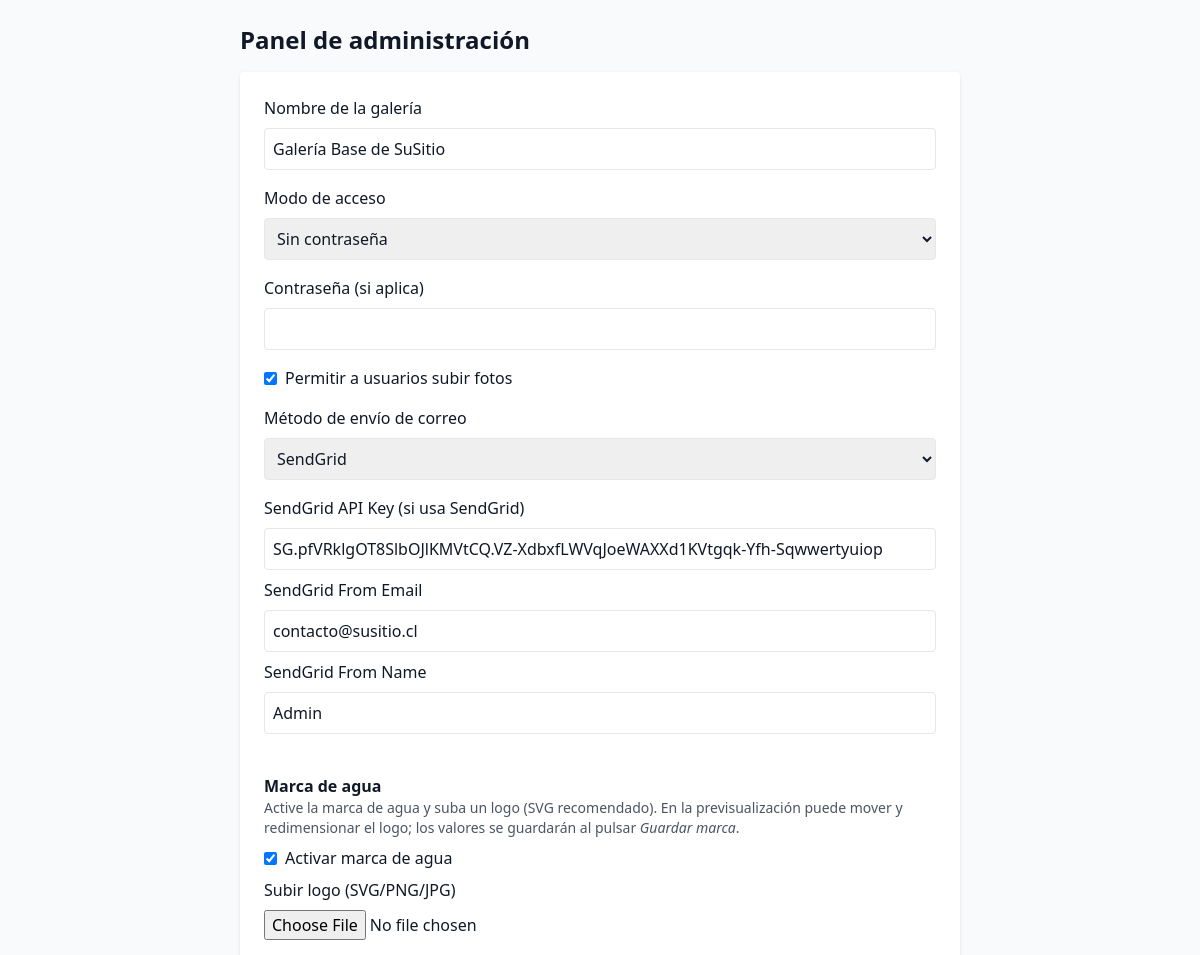
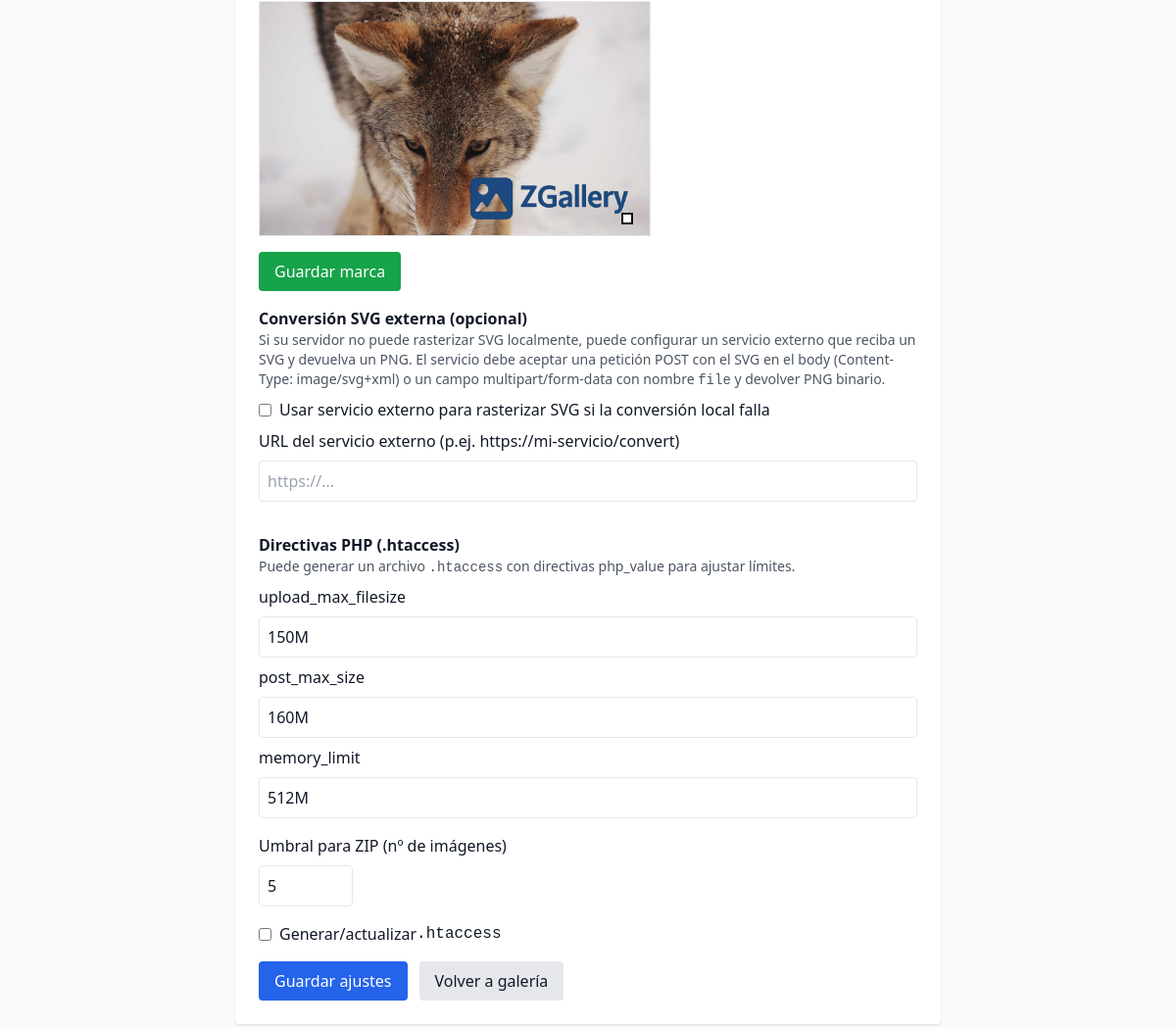
The app's page /admin.php with its own data (2 pictures, top to bottom).
### tables this page shows
CREATE TABLE `settings` (
  `id` int(10) unsigned NOT NULL AUTO_INCREMENT,
  `skey` varchar(100) NOT NULL,
  `svalue` text DEFAULT NULL,
  `updated_at` timestamp NOT NULL DEFAULT current_timestamp() ON UPDATE current_timestamp(),
  PRIMARY KEY (`id`),
  UNIQUE KEY `skey` (`skey`)
);

### config.php (called while the page is built, shortened)
<?php
$dbhost = 'localhost';
$dbname = 'susitiocl_zgalery';
$dbuser = 'root';
$dbpass = 'pass';
?>

### includes/MySQLiDatabase.php (called while the page is built, shortened)
<?php
class MySQLiDatabase
{
    private mysqli $conn;
    public function __construct(string $dbhost, string $dbuser, string $dbpass, string $dbname, string $charset = 'utf8mb4')
    {
        $this->conn = new mysqli($dbhost, $dbuser, $dbpass, $dbname);
    }
    public function query(string $sql, array $params = [])
    {
        $stmt = $this->conn->prepare($sql);
        $types = '';
        $vals = [];
        foreach ($params as $p) {
            if (is_int($p)) $types .= 'i';
            elseif (is_double($p) || is_float($p)) $types .= 'd';
            else $types .= 's';
            $vals[] = $p;
        }
        if ($types !== '') {
            $stmt->bind_param($types, ...$vals);
        }
        if (!$stmt->execute()) {
            throw new RuntimeException('MySQL execute error: ' . $stmt->error);
        }
        $result = $stmt->get_result();
        if ($result !== false) {
            return $result;
        }
        return $stmt->affected_rows >= 0;
    }
    public function fetchOne(string $sql, array $params = []): ?array
    {
        $res = $this->query($sql, $params);
        if ($res instanceof mysqli_result) {
            return $res->fetch_assoc() ?: null;
        }
        return null;
    }
}
?>

### includes/dbcon.php (called while the page is built, shortened)
<?php
require_once __DIR__ . '/MySQLiDatabase.php';
try {
    $db = new MySQLiDatabase($dbhost, $dbuser, $dbpass, $dbname);
} catch (Throwable $e) {
    die('Error al conectar a la base de datos: ' . htmlspecialchars($e->getMessage()));
}
?>

### admin.php (the view, shortened to what this page needs)
<?php
require_once 'config.php';
require_once 'includes/dbcon.php';
function get_setting($db, $key, $default = null) {
    $row = $db->fetchOne('SELECT svalue FROM settings WHERE skey = ?', [$key]);
    return $row ? $row['svalue'] : $default;
}
$gallery_name = get_setting($db, 'gallery_name', 'Galería');
$access_mode = get_setting($db, 'access_mode', 'off');
$gallery_password = get_setting($db, 'gallery_password', '');
$allow_uploads = get_setting($db, 'allow_uploads', '1');
$mail_method = get_setting($db, 'mail_method', 'mail');
$sendgrid_key = get_setting($db, 'sendgrid_key', '');
$php_upload_max = get_setting($db, 'php_upload_max', ini_get('upload_max_filesize'));
$php_post_max = get_setting($db, 'php_post_max', ini_get('post_max_size'));
$php_memory_limit = get_setting($db, 'php_memory_limit', ini_get('memory_limit'));
?>
<!doctype html>
<html lang="es">
<head>
  <script src="https://cdn.tailwindcss.com"></script>
</head>
<body class="bg-gray-50 text-gray-900">
  <div class="max-w-3xl mx-auto p-6">
    <h1 class="text-2xl font-semibold mb-4">Panel de administración</h1>
    <form method="post" class="bg-white p-6 rounded shadow">
      <label class="block mb-2">Nombre de la galería</label>
      <input name="gallery_name" class="w-full border p-2 rounded mb-4" value="<?php echo htmlspecialchars($gallery_name); ?>" />
      <label class="block mb-2">Modo de acceso</label>
      <select name="access_mode" class="w-full border p-2 rounded mb-4">
        <option value="off" <?php echo $access_mode === 'off' ? 'selected' : ''; ?>>Sin contraseña</option>
      </select>
      <label class="block mb-2">Contraseña (si aplica)</label>
      <input name="password" type="text" class="w-full border p-2 rounded mb-4" value="<?php echo htmlspecialchars($gallery_password); ?>" />
      <label class="flex items-center mb-4">
        <input type="checkbox" name="allow_uploads" value="1" <?php echo $allow_uploads === '1' ? 'checked' : ''; ?> class="mr-2" /> Permitir a usuarios subir fotos
      </label>
      <label class="block mb-2">Método de envío de correo</label>
      <select name="mail_method" class="w-full border p-2 rounded mb-4">
        <option value="sendgrid" <?php echo $mail_method === 'sendgrid' ? 'selected' : ''; ?>>SendGrid</option>
      </select>
        <label class="block mb-2">SendGrid API Key (si usa SendGrid)</label>
      <input name="sendgrid_key" type="text" class="w-full border p-2 rounded mb-2" value="<?php echo htmlspecialchars($sendgrid_key); ?>" />
      <label class="block mb-2">SendGrid From Email</label>
      <input name="sendgrid_from" type="email" class="w-full border p-2 rounded mb-2" value="<?php echo htmlspecialchars(get_setting($db,'sendgrid_from','no-reply@localhost')); ?>" />
      <label class="block mb-2">SendGrid From Name</label>
      <input name="sendgrid_from_name" type="text" class="w-full border p-2 rounded mb-4" value="<?php echo htmlspecialchars(get_setting($db,'sendgrid_from_name','Galería')); ?>" />
        <h3 class="font-semibold mt-6">Marca de agua</h3>
        <p class="text-sm text-gray-600 mb-2">Active la marca de agua y suba un logo (SVG recomendado). En la previsualización puede mover y redimensionar el logo; los valores se guardarán al pulsar <em>Guardar marca</em>.</p>
        <?php $wm_enabled = get_setting($db, 'watermark_enabled', '0'); ?>
        <label class="flex items-center mb-2">
          <input type="checkbox" id="watermark_enabled" name="watermark_enabled" value="1" <?php echo $wm_enabled === '1' ? 'checked' : ''; ?> class="mr-2" /> Activar marca de agua
        </label>
        <label class="block mb-2">Subir logo (SVG/PNG/JPG)</label>
        <input type="file" id="watermark_file" name="watermark_file" accept="image/*,.svg" class="mb-4" />
        <?php $wm_file = get_setting($db, 'watermark_file', 'includes/logo.svg'); $wm_conf = get_setting($db, 'watermark_conf', ''); ?>
        <div class="mb-4">
          <div id="wm_preview" class="relative bg-gray-100 border" style="width:400px;height:240px;">
            <img id="wm_sample_image" src="fotos/test_001.jpg" alt="preview" style="width:100%;height:100%;object-fit:cover;display:block;" />
            <img id="wm_logo" src="<?php echo htmlspecialchars($wm_file); ?>" style="position:absolute; left:10%; top:10%; width:15%; height:auto; cursor:move;" />
            <div id="wm_handle" style="position:absolute; width:12px; height:12px; background:#fff; border:2px solid #111; right:10%; bottom:10%; cursor:se-resize;"></div>
          </div>
        </div>
        <div class="flex gap-3">
          <button type="button" id="save_watermark_btn" class="bg-green-600 text-white px-4 py-2 rounded">Guardar marca</button>
        </div>
        <div class="mt-4">
          <h4 class="font-semibold">Conversión SVG externa (opcional)</h4>
          <p class="text-sm text-gray-600 mb-2">Si su servidor no puede rasterizar SVG localmente, puede configurar un servicio externo que reciba un SVG y devuelva un PNG. El servicio debe aceptar una petición POST con el SVG en el body (Content-Type: image/svg+xml) o un campo multipart/form-data con nombre <code>file</code> y devolver PNG binario.</p>
          <?php $use_ext = get_setting($db, 'use_external_raster', '0'); $svc = get_setting($db, 'svg_raster_service', ''); ?>
          <label class="flex items-center mb-2"><input type="checkbox" name="use_external_raster" value="1" class="mr-2" <?php echo $use_ext === '1' ? 'checked' : ''; ?> /> Usar servicio externo para rasterizar SVG si la conversión local falla</label>
          <label class="block mb-2">URL del servicio externo (p.ej. https://mi-servicio/convert)</label>
          <input name="svg_raster_service" class="w-full border p-2 rounded mb-4" value="<?php echo htmlspecialchars($svc); ?>" placeholder="https://..." />
        </div>
      <h3 class="font-semibold mt-4">Directivas PHP (.htaccess)</h3>
      <p class="text-sm text-gray-600 mb-2">Puede generar un archivo <code>.htaccess</code> con directivas php_value para ajustar límites.</p>
      <label class="block mb-2">upload_max_filesize</label>
      <input name="php_upload_max" class="w-full border p-2 rounded mb-2" value="<?php echo htmlspecialchars($php_upload_max); ?>" />
      <label class="block mb-2">post_max_size</label>
      <input name="php_post_max" class="w-full border p-2 rounded mb-2" value="<?php echo htmlspecialchars($php_post_max); ?>" />
      <label class="block mb-2">memory_limit</label>
      <input name="php_memory_limit" class="w-full border p-2 rounded mb-4" value="<?php echo htmlspecialchars($php_memory_limit); ?>" />
      <label class="block mb-2">Umbral para ZIP (nº de imágenes)</label>
      <?php $zip_thr = get_setting($db, 'zip_threshold', '5'); ?>
      <input name="zip_threshold" type="number" min="1" class="w-24 border p-2 rounded mb-4" value="<?php echo htmlspecialchars($zip_thr); ?>" />
      <label class="flex items-center mb-4">
        <input type="checkbox" name="generate_htaccess" value="1" class="mr-2" /> Generar/actualizar <code>.htaccess</code>
      </label>
      <div class="flex gap-3">
        <button type="submit" name="save_settings" class="bg-blue-600 text-white px-4 py-2 rounded">Guardar ajustes</button>
        <a href="index.php" class="bg-gray-200 px-4 py-2 rounded">Volver a galería</a>
      </div>
    </form>
  </div>
</body>
</html>

### records on screen
settings: gallery_name "Galería Base de SuSitio"
settings: access_mode "Sin contraseña"
settings: svalue "☑"
settings: mail_method "SendGrid"
settings: sendgrid_key "SG.pfVRklgOT8SlbOJlKMVtCQ.VZ-XdbxfLWVqJoeWAXXd1KVtgqk-Yfh-Sqwwertyuiop"
settings: sendgrid_from "contacto@susitio.cl"
settings: sendgrid_from_name "Admin"
settings: svalue "☑"
settings: svalue (picture)
settings: php_upload_max "150M"
settings: php_post_max "160M"
settings: php_memory_limit "512M"
settings: zip_threshold "5"
